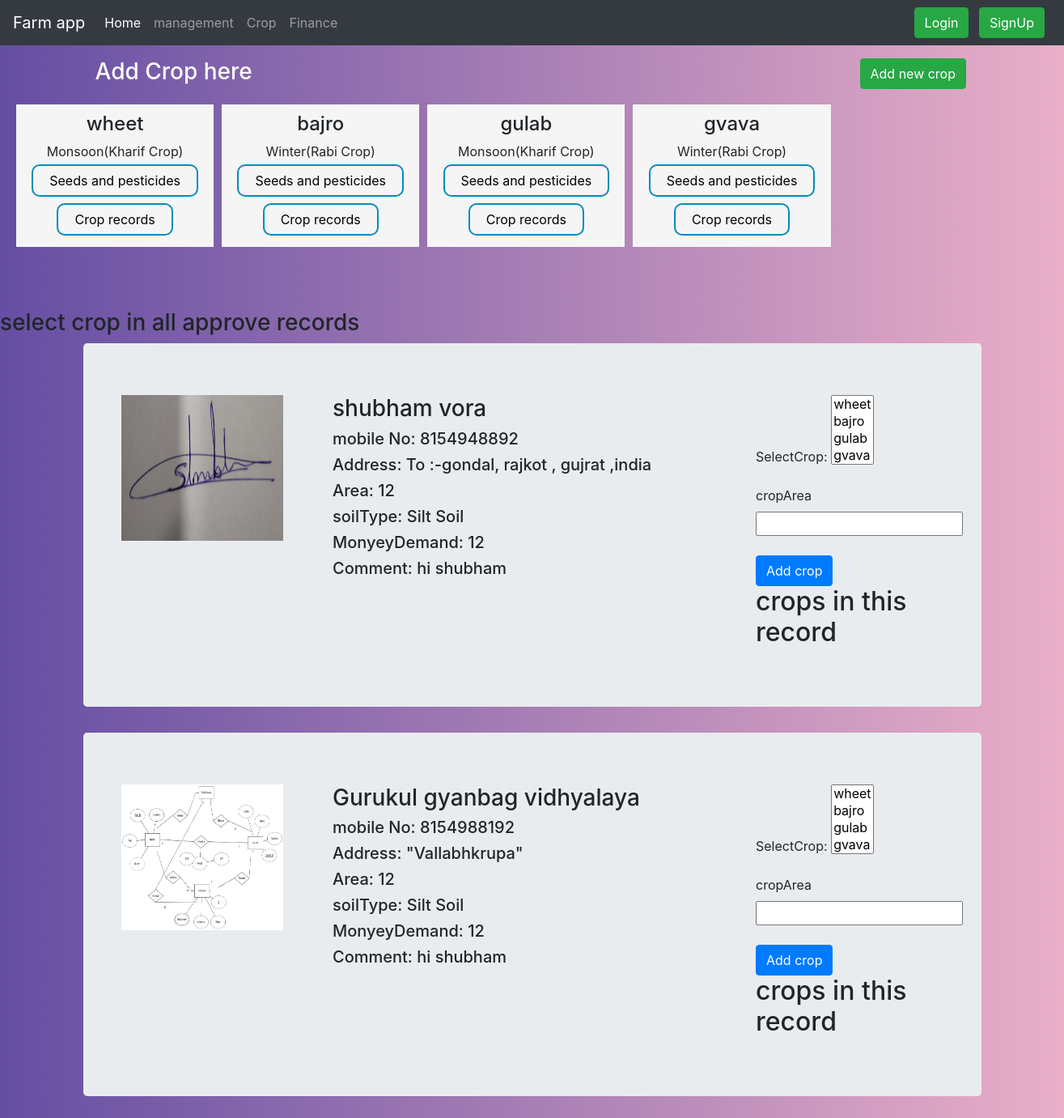
/management/crop/, run on an earlier commit of the app's database.
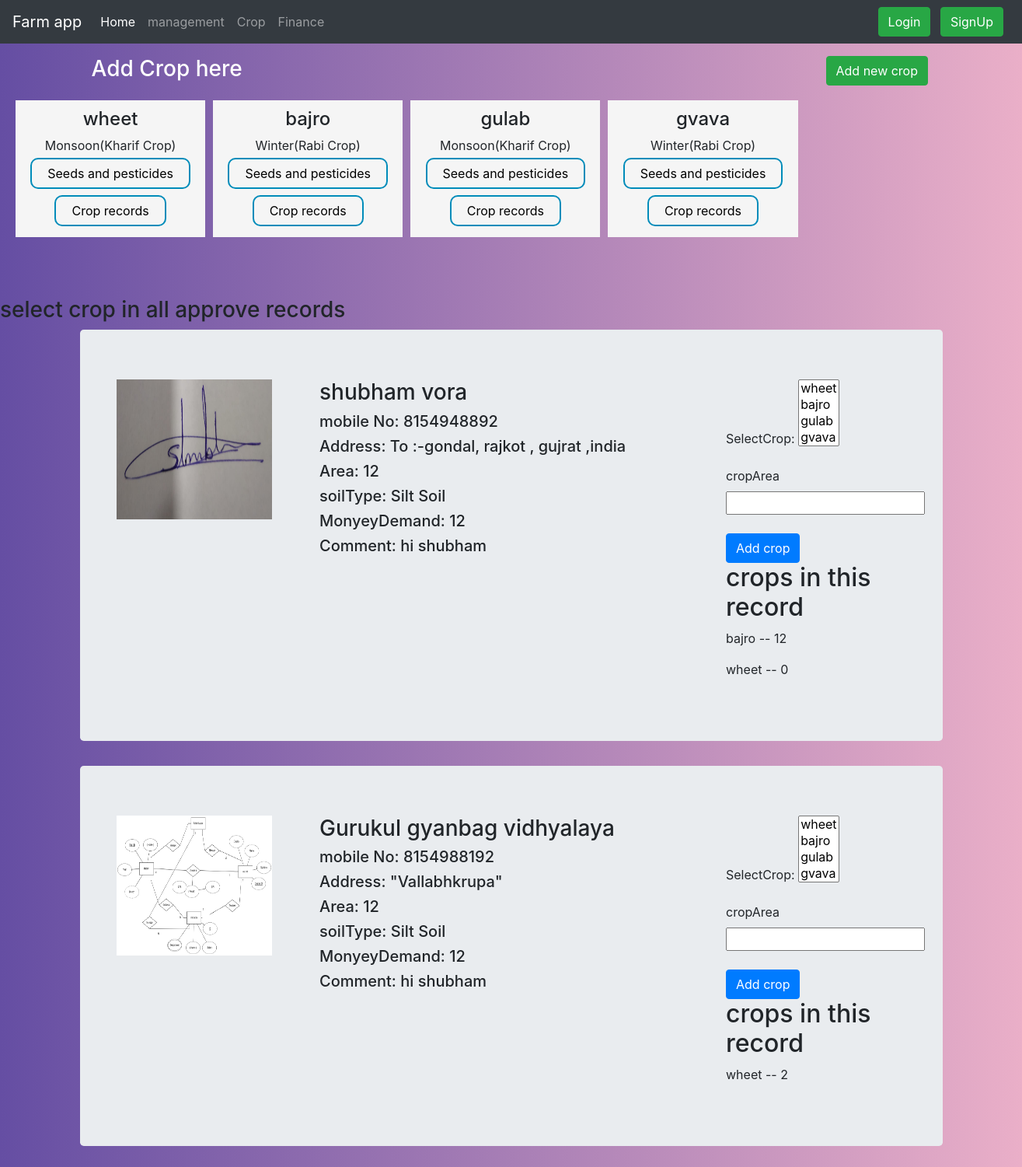
And on a later commit of the database.
### management/models.py (models this page shows)
class crop(models.Model):
    monsoon = "Monsoon(Kharif Crop)"
    winter = "Winter(Rabi Crop)"
    summer ="Summer(Zaid Crop)"
    SEASON_CHOICES = (
        (monsoon, "Monsoon(Kharif Crop)"),
        (winter, "Winter(Rabi Crop)"),
        (summer, "Summer(Zaid Crop)"),
    )
    food = "FoodCrop(Grains)"
    fruits = "Fruits"
    veg = "Vegetables"
    NonFood = "Non FoodCrop"
    TYPE_CHOICES = (
        (food, "FoodCrop(Grains)"),
        (fruits, "Fruits"),
        (veg, "Vegetables"),
        (NonFood, "Non FoodCrop"),
    )
    crop_id=models.AutoField(primary_key=True)
    cropName=models.CharField(max_length=30, blank=False, null=False)
    cropType = models.CharField(max_length=40, choices=TYPE_CHOICES, default=food)
    totalStorage=models.IntegerField(default=0)
    cropSeason = models.CharField(max_length=40, choices=SEASON_CHOICES, default=monsoon)
    def __str__(self):
        return self.cropName

### user/models.py (models this page shows, shortened)
class UserRecord(models.Model):
    sandySoil = "Sandy soil"
    siltSoil = "Silt Soil"
    claySoil = "Clay Soil"
    loamySoil = "Loamy Soil"
    SOIL_CHOICES = (
        (sandySoil, "Sandy Soil"),
        (siltSoil, "Silt Soil"),
        (claySoil, "Clay Soil"),
        (loamySoil, "Loamy Soil"),
    )
    approved="approved"
    pending="pending"
    rejected="rejected"
    Approvement=((approved,"approved"),
    (pending,"pending"),
    (rejected,"rejected"),)
    recordId = models.AutoField(primary_key=True)
    user = models.ForeignKey(User, on_delete=models.CASCADE)
    name = models.CharField(max_length=30, blank=False, null=False)
    mobileNo = models.CharField(max_length=10, blank=False, null=False)
    farmaddress = models.CharField(max_length=150, blank=False, null=False)
    farmArea = models.IntegerField(default=0)
    soilType = models.CharField(max_length=11, choices=SOIL_CHOICES, default=siltSoil)
    moneyDemand = models.IntegerField(default=0)
    farmImage = models.ImageField(upload_to='user/farm/', default="")
    extraComment = models.TextField()
    status=models.CharField(max_length=11, choices=Approvement, default=pending)
    selectCrop = models.ManyToManyField(crop,blank=True)
    timestamp = models.DateTimeField(default=now)

class cropArea(models.Model):
    crQ_id=models.AutoField(primary_key=True)
    userRecord= models.ForeignKey(UserRecord, on_delete=models.CASCADE)
    crop = models.ForeignKey(crop, on_delete=models.CASCADE)
    Area = models.PositiveIntegerField()

### management/views.py (the view, shortened to what this page needs)
# urls.py: path("crop/",views.cropRecord,name='CropDepartment'),
def cropRecord(request):
    crp=[]
    if request.POST.get("AddNewCrop"):
        form = CropForm(request.POST)
        if form.is_valid():
            form.save()
            messages.info(request, 'You have added new record successfully.')
            return redirect('/management/crop/')
    else:
        form = CropForm()
        addCropToRecordForm=addCropToRecord()
    cropRecord = crop.objects.all()
    recordsApproved = UserRecord.objects.filter(status="approved").order_by('timestamp')
    for recordNum in recordsApproved:
        ToHandle = cropArea.objects.filter(userRecord=recordNum)
        crp.append(ToHandle)
    dict = {'form': form,'addCrop':addCropToRecordForm,'cropRecord':cropRecord,'recordsApproved':recordsApproved,'crp':crp,'mylist' :zip(recordsApproved, crp)}
    return render(request, 'management/crop.html', dict)

### management/forms.py
class CropForm(forms.ModelForm):
    class Meta:
        model = crop
        fields = ('cropName','cropType','cropSeason','totalStorage',)

class addCropToRecord(forms.ModelForm):
    class Meta:
        model = UserRecord
        fields = ('selectCrop',)

### management/templates/management/crop.html (shortened to what this page needs)
{% extends "management/base.html" %}
{% block body %}
<div class="container mt-3">
  <div class="rowHead">
    <div class="col-9 mr-auto">
      <h3 class="h3Crop" >Add Crop here</h3>
    </div>
    <div class="col-3 ml-auto">
<button type="button" class="btn btn-success mr-2 " data-toggle="modal" data-target="#RecordModal">
Add new crop
</button>
    </div>
  </div>
</div>
<div class="containerCrop">
  <div class="rowCrop">
      {% for x in cropRecord %}
      <div class="colCrop">
          <center><b><h4>{{x.cropName}}</h4></b>{{x.cropSeason}}
          <a href="{{x.crop_id}}"> <button id="{{x.crop_id}}" class="buttonReadMore buttonReadMore2">Seeds and pesticides</button></a>
          <a href="cropRecords/{{x.crop_id}}"> <button id="{{x.crop_id}}" class="buttonReadMore buttonReadMore2">Crop records</button></a></center>
      </div>
      {% endfor %}
  </div>
</div>
<br><br><br>
<h3>select crop in all approve records</h3>
{% for recordsApproved,l in mylist%}
    <main role="main" class="container">
      <div class="jumbotron">
        <div class="container">
  <div class="row">
    <div class="col-3">
      <img src="/media/{{recordsApproved.farmImage}}" width="200px" height="180px"  alt="">
    </div>
    <div class="col-6">
        <h3>{{recordsApproved.name}}</h3>
        <h5>mobile No: {{recordsApproved.mobileNo}}</h5>
        <h5>Address: {{recordsApproved.farmaddress}}</h5>
        <h5>Area: {{recordsApproved.farmArea}}</h5>
        <h5>soilType: {{recordsApproved.soilType}}</h5>
        <h5>MonyeyDemand: {{recordsApproved.moneyDemand}}</h5>
        <h5>Comment: {{recordsApproved.extraComment}}</h5>
            </div>
            <div class="col-3">
        <form action= "/management/crop/" method='post' >
        {{ addCrop.as_p }}
        <label for="croparea">cropArea</label>
        <input type="number" name="croparea" /><br><br>
        <button type="submit" name="AddCropToRecord" value="{{recordsApproved.recordId}}" class="btn btn-primary">Add crop</button>
        </form>
        <h2>crops in this record</h2>
        {% for j in l %}
        <p>{{j.crop.cropName}} -- {{j.Area}}</p>
        {% endfor %}
            </div>
          </div>
        </div>
      </div>
    </main>
    {% endfor %}
{% endblock %}

What changed in the data, as far as the page shows it:
added cropArea: crop.cropName "bajro", Area "12", shown under UserRecord "shubham vora"
added cropArea: crop.cropName "wheet", Area "0", shown under UserRecord "shubham vora"
added cropArea: crop.cropName "wheet", Area "2", shown under UserRecord "Gurukul gyanbag vidhyalaya"
